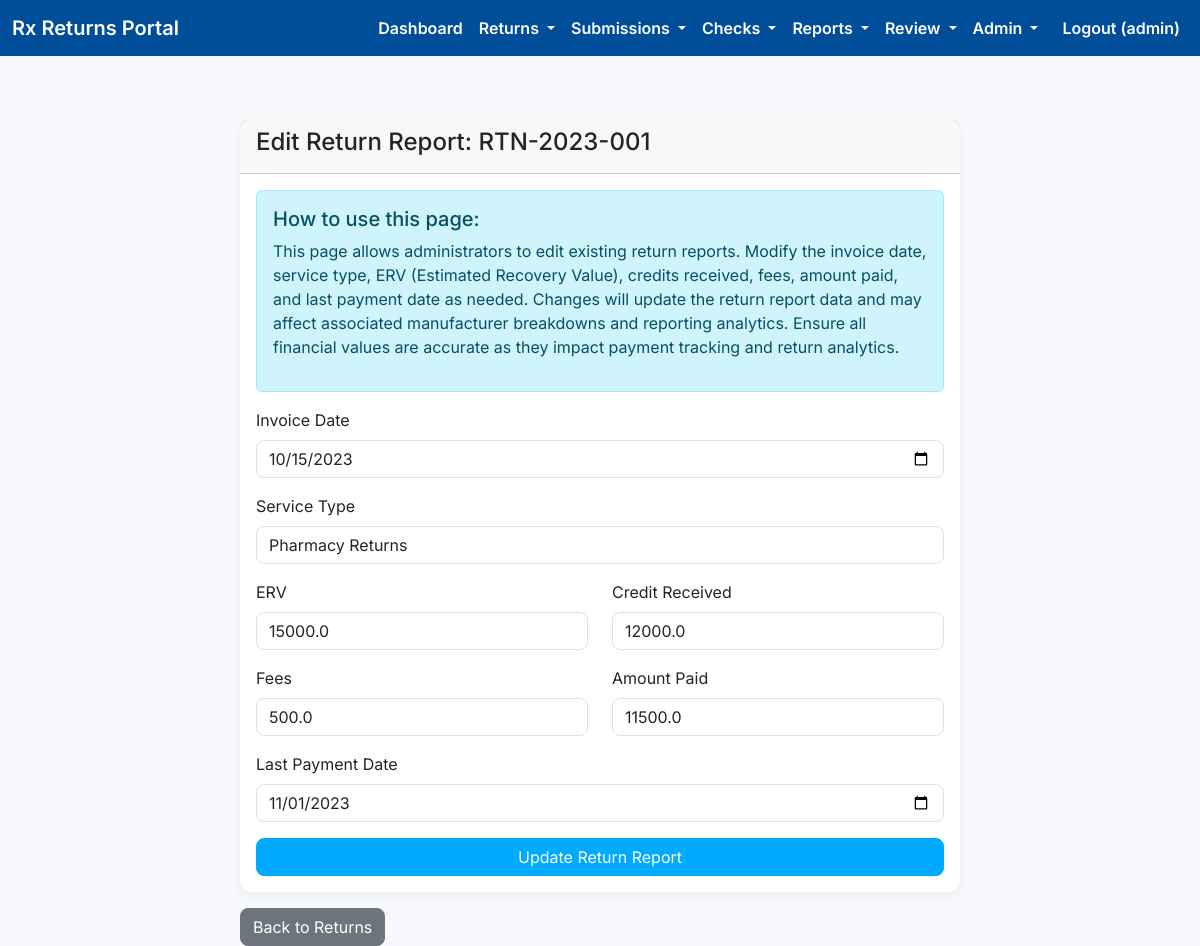
The app's page /admin/returns/RTN-2023-001/edit (signed in) with its own data.
### models.py (models this page shows, shortened)
class User(UserMixin, db.Model):
    __tablename__ = 'users'
    id = db.Column(db.Integer, primary_key=True)
    username = db.Column(db.String(80), unique=True, nullable=False)
    email = db.Column(db.String(120), unique=True, nullable=False)
    password_hash = db.Column(db.String(256), nullable=False)
    company_name = db.Column(db.String(120))
    role = db.Column(db.String(20), nullable=False, default='user')

class ReturnReport(db.Model):
    __tablename__ = 'return_reports'
    id = db.Column(db.Integer, primary_key=True)
    return_no = db.Column(db.String(50), unique=True, nullable=False)
    invoice_date = db.Column(db.Date, nullable=False)
    service_type = db.Column(db.String(100), nullable=False)
    ERV = db.Column(db.Float, nullable=False)
    credit_received = db.Column(db.Float, nullable=False)
    fees = db.Column(db.Float, nullable=False)
    amount_paid = db.Column(db.Float, nullable=False)
    last_payment_date = db.Column(db.Date, nullable=False)
    breakdowns = db.relationship('ManufacturerBreakdown', backref='return_report', lazy=True)
    items = db.relationship('ReturnItem', backref='return_report', lazy=True)

### app.py (the view, shortened to what this page needs)
@app.route('/admin/returns/<return_no>/edit', methods=['GET', 'POST'])
@login_required
@admin_required
def edit_return(return_no):
    return_report = ReturnReport.query.filter_by(return_no=return_no).first_or_404()
    return render_template('edit_return.html', return_report=return_report)

### app.py (called while the page is built)
@login_manager.user_loader
def load_user(user_id):
    return User.query.get(int(user_id))

def admin_required(f):
    @wraps(f)
    def decorated_function(*args, **kwargs):
        if not current_user.is_authenticated or current_user.role != 'admin':
            flash('Access denied. Admin only.', 'danger')
            return redirect(url_for('dashboard'))
        return f(*args, **kwargs)
    return decorated_function

### templates/edit_return.html (shortened to what this page needs)
{% extends "base.html" %}
{% block content %}
<div class="container mt-4">
    <div class="row justify-content-center">
        <div class="col-md-8">
            <div class="card">
                <div class="card-header">
                    <h4>Edit Return Report: {{ return_report.return_no }}</h4>
                </div>
                <div class="card-body">
                    <div class="alert alert-info">
                        <h5>How to use this page:</h5>
                        <p>This page allows administrators to edit existing return reports. Modify the invoice date, service type, ERV (Estimated Recovery Value), credits received, fees, amount paid, and last payment date as needed. Changes will update the return report data and may affect associated manufacturer breakdowns and reporting analytics. Ensure all financial values are accurate as they impact payment tracking and return analytics.</p>
                    </div>
                    <form method="POST">
                        <div class="mb-3">
                            <label for="invoice_date" class="form-label">Invoice Date</label>
                            <input type="date" class="form-control" id="invoice_date" name="invoice_date" value="{{ return_report.invoice_date.strftime('%Y-%m-%d') if return_report.invoice_date else '' }}" required>
                        </div>
                        <div class="mb-3">
                            <label for="service_type" class="form-label">Service Type</label>
                            <input type="text" class="form-control" id="service_type" name="service_type" value="{{ return_report.service_type }}" required>
                        </div>
                        <div class="row">
                            <div class="col-md-6 mb-3">
                                <label for="ERV" class="form-label">ERV</label>
                                <input type="number" step="0.01" class="form-control" id="ERV" name="ERV" value="{{ return_report.ERV }}" required>
                            </div>
                            <div class="col-md-6 mb-3">
                                <label for="credit_received" class="form-label">Credit Received</label>
                                <input type="number" step="0.01" class="form-control" id="credit_received" name="credit_received" value="{{ return_report.credit_received }}" required>
                            </div>
                        </div>
                        <div class="row">
                            <div class="col-md-6 mb-3">
                                <label for="fees" class="form-label">Fees</label>
                                <input type="number" step="0.01" class="form-control" id="fees" name="fees" value="{{ return_report.fees }}" required>
                            </div>
                            <div class="col-md-6 mb-3">
                                <label for="amount_paid" class="form-label">Amount Paid</label>
                                <input type="number" step="0.01" class="form-control" id="amount_paid" name="amount_paid" value="{{ return_report.amount_paid }}" required>
                            </div>
                        </div>
                        <div class="mb-3">
                            <label for="last_payment_date" class="form-label">Last Payment Date</label>
                            <input type="date" class="form-control" id="last_payment_date" name="last_payment_date" value="{{ return_report.last_payment_date.strftime('%Y-%m-%d') if return_report.last_payment_date else '' }}" required>
                        </div>
                        <div class="d-grid">
                            <button type="submit" class="btn btn-primary">Update Return Report</button>
                        </div>
                    </form>
                </div>
            </div>
            <div class="mt-3">
                <a href="{{ url_for('admin_returns') }}" class="btn btn-secondary">Back to Returns</a>
            </div>
        </div>
    </div>
</div>
{% endblock %}

### templates/base.html (shortened to what this page needs)
<!DOCTYPE html>
<html lang="en">
<head>
    <link href="https://cdn.jsdelivr.net/npm/bootstrap@5.3.3/dist/css/bootstrap.min.css" rel="stylesheet">
</head>
<body>
    <nav class="navbar navbar-expand-lg">
        <div class="container-fluid">
            <a class="navbar-brand" href="{{ url_for('index') }}">Rx Returns Portal</a>
            <div class="collapse navbar-collapse" id="navbarNav">
                <ul class="navbar-nav ms-auto">
                    {% if current_user.is_authenticated %}
                    <li class="nav-item">
                        <a class="nav-link" href="{{ url_for('dashboard') }}">Dashboard</a>
                    </li>
                    <li class="nav-item dropdown">
                        <a class="nav-link dropdown-toggle" href="#" id="returnsDropdown" role="button" data-bs-toggle="dropdown" aria-expanded="false">
                            Returns
                        </a>
                    </li>
                    <li class="nav-item dropdown">
                        <a class="nav-link dropdown-toggle" href="#" id="submissionsDropdown" role="button" data-bs-toggle="dropdown" aria-expanded="false">
                            Submissions
                        </a>
                    </li>
                    <li class="nav-item dropdown">
                        <a class="nav-link dropdown-toggle" href="#" id="checksDropdown" role="button" data-bs-toggle="dropdown" aria-expanded="false">
                            Checks
                        </a>
                    </li>
                    <li class="nav-item dropdown">
                        <a class="nav-link dropdown-toggle" href="#" id="reportsDropdown" role="button" data-bs-toggle="dropdown" aria-expanded="false">
                            Reports
                        </a>
                    </li>
                    {% if current_user.role in ['reviewer', 'admin'] %}
                    <li class="nav-item dropdown">
                        <a class="nav-link dropdown-toggle" href="#" id="reviewDropdown" role="button" data-bs-toggle="dropdown" aria-expanded="false">
                            Review
                        </a>
                    </li>
                    {% endif %}
                    {% if current_user.role == 'admin' %}
                    <li class="nav-item dropdown">
                        <a class="nav-link dropdown-toggle" href="#" id="adminDropdown" role="button" data-bs-toggle="dropdown" aria-expanded="false">
                            Admin
                        </a>
                    </li>
                    {% endif %}
                    <li class="nav-item">
                        <a class="nav-link btn btn-sm btn-outline-light ms-2" href="{{ url_for('logout') }}">Logout ({{ current_user.username }})</a>
                    </li>
                    {% endif %}
                </ul>
            </div>
        </div>
    </nav>
    <div class="container">
        {% block content %}{% endblock %}
    </div>
</body>
</html>

### templates/base.html (style rules this page uses)
body { font-family: 'Inter', sans-serif; background-color: #f7f9fc; }
.navbar { background-color: #004d99; }
.navbar-brand, .nav-link { color: white !important; font-weight: 600; }
.container { padding-top: 20px; }
.card { border-radius: 12px; box-shadow: 0 4px 12px rgba(0, 0, 0, 0.05); border: none; }
.form-control, .btn { border-radius: 8px; }
.btn-primary { background-color: #00aaff; border-color: #00aaff; }

### records on screen
User: username "admin"
ReturnReport: return_no "RTN-2023-001", invoice_date "10/15/2023", service_type "Pharmacy Returns", ERV "15000.0", credit_received "12000.0", fees "500.0", amount_paid "11500.0", last_payment_date "11/01/2023"
